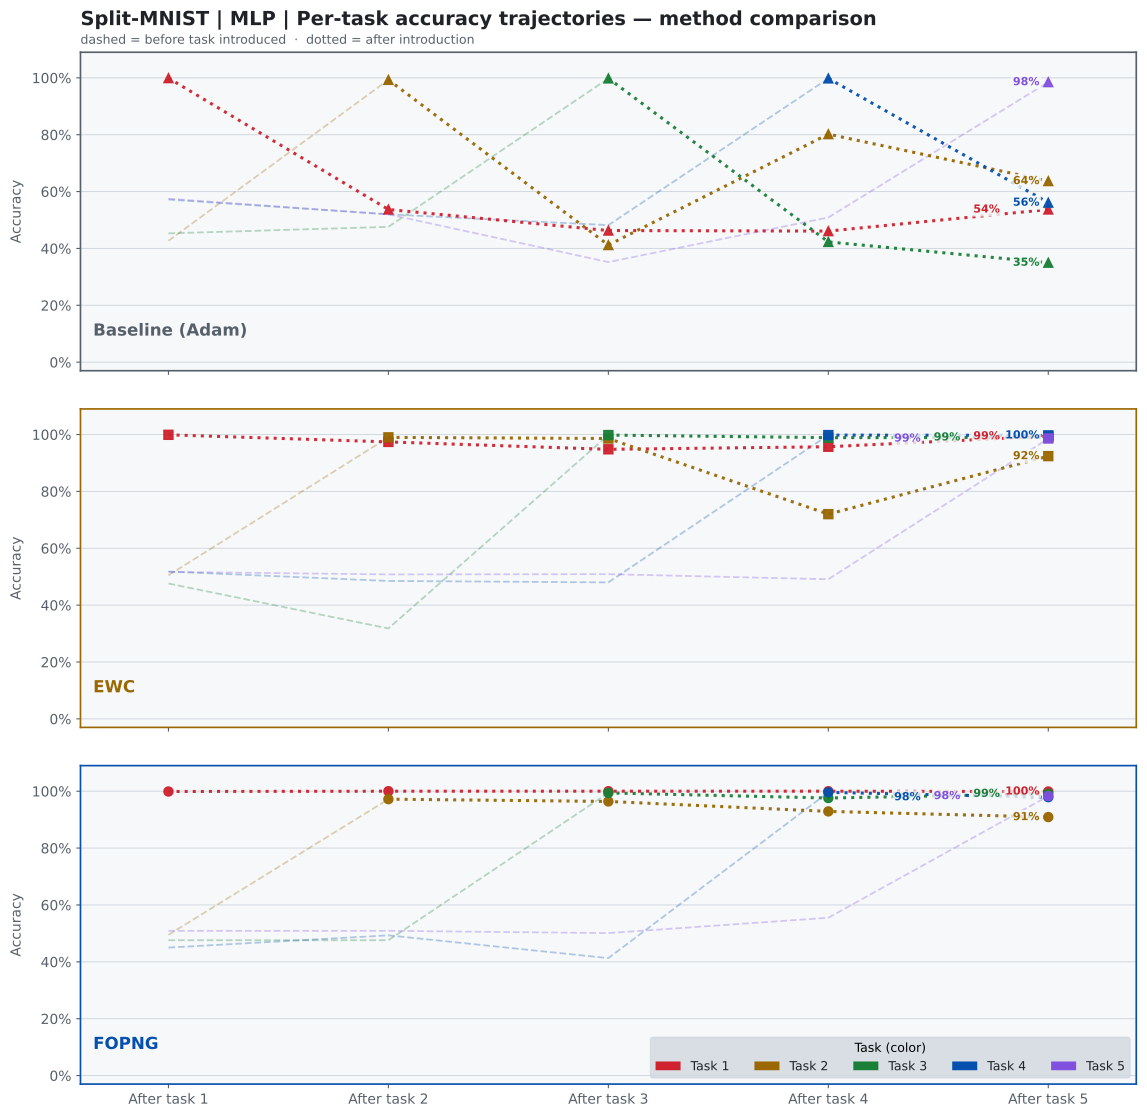

The Python source for this figure:
import matplotlib.pyplot as plt
import matplotlib.patches as mpatches
import numpy as np
from matplotlib import rcParams

ewc_data = np.array([
    [0.999, 0.505, 0.476, 0.518, 0.517],  # after task 1
    [0.974, 0.990, 0.318, 0.485, 0.508],  # after task 2
    [0.948, 0.986, 0.998, 0.480, 0.509],  # after task 3
    [0.957, 0.720, 0.989, 0.998, 0.491],  # after task 4
    [0.994, 0.924, 0.990, 0.997, 0.986],  # after task 5
])

fopng_data = np.array([
    [0.999, 0.495, 0.476, 0.450, 0.509],  # after task 1
    [1.000, 0.972, 0.476, 0.493, 0.509],  # after task 2
    [1.000, 0.964, 0.994, 0.413, 0.501],  # after task 3
    [1.000, 0.929, 0.976, 0.996, 0.555],  # after task 4
    [0.999, 0.909, 0.991, 0.979, 0.983],  # after task 5
])

adam_data = np.array([
    [0.999, 0.427, 0.453, 0.572, 0.575],  # after task 1
    [0.537, 0.993, 0.476, 0.520, 0.520],  # after task 2
    [0.463, 0.412, 0.998, 0.482, 0.352],  # after task 3
    [0.461, 0.802, 0.423, 0.998, 0.509],  # after task 4
    [0.537, 0.637, 0.350, 0.561, 0.985],  # after task 5
])

tasks_x = np.array([1, 2, 3, 4, 5], dtype=float)

BG       = '#FFFFFF'
DARK_BG  = "#0D1117"
PANEL_BG = '#F6F8FA'
GRID_CLR = '#D0D7DE'
TEXT_CLR = '#1F2328'
SUBTEXT  = '#57606A'
GREEN    = '#1A7F37'

TASK_COLORS = ['#CF222E', '#9A6700', '#1A7F37', '#0550AE', '#8250DF']

METHODS = [
    ('Baseline (Adam)', adam_data,  '#57606A', '^'),
    ('EWC',             ewc_data,   '#9A6700', 's'),
    ('FOPNG',    fopng_data, '#0550AE', 'o'),
]

rcParams.update({'font.family': 'DejaVu Sans'})

MIN_Y_GAP = 0.045
X_STEP    = 0.18

def place_labels(final_vals):
    placed = []
    for y_actual, t_idx in final_vals:
        x_off = 0.0
        collision = True
        while collision:
            collision = False
            for px, py, _ in placed:
                if abs(px - x_off) < X_STEP * 0.9 and abs(py - y_actual) < MIN_Y_GAP:
                    x_off -= X_STEP
                    collision = True
                    break
        placed.append((x_off, y_actual, t_idx))
    return placed

fig, axes = plt.subplots(3, 1, figsize=(12, 12), facecolor=BG, sharex=True)
fig.subplots_adjust(left=0.08, right=0.96, top=0.93, bottom=0.07, hspace=0.12)

for row, (ax, (label, data, m_col, marker)) in enumerate(zip(axes, METHODS)):
    ax.set_facecolor(PANEL_BG)
    for sp in ax.spines.values():
        sp.set_color(m_col); sp.set_linewidth(1.2)
    ax.tick_params(colors=SUBTEXT, labelsize=10, length=3)
    ax.set_xlim(0.6, 5.4)
    ax.set_ylim(-0.03, 1.09)
    ax.set_yticks(np.arange(0, 1.1, 0.2))
    ax.yaxis.set_major_formatter(plt.FuncFormatter(lambda y, _: f'{y:.0%}'))
    ax.set_ylabel('Accuracy', fontsize=10, color=SUBTEXT, labelpad=6)
    ax.grid(True, axis='y', color=GRID_CLR, lw=0.7, zorder=0)

    for t_idx in range(5):
        col = TASK_COLORS[t_idx]

        pre_xs = tasks_x[:t_idx + 1]
        pre_ys = data[:t_idx + 1, t_idx]
        if len(pre_xs) > 1:
            ax.plot(pre_xs, pre_ys, color=col, lw=1.3, alpha=0.3, ls='--', zorder=2)

        post_xs = tasks_x[t_idx:]
        post_ys = data[t_idx:, t_idx]
        ax.plot(post_xs, post_ys, color=col, lw=2.2, alpha=0.95,
                ls=':', marker=marker, ms=6.5, zorder=3, solid_capstyle='round')

    ax.text(0.012, 0.15, label, transform=ax.transAxes,
            fontsize=12, fontweight='heavy', color=m_col, va='top')

    final_vals = sorted([(data[4, t], t) for t in range(5)], reverse=True)
    placed = place_labels(final_vals)

    for x_off, y_actual, t_idx in placed:
        col = TASK_COLORS[t_idx]
        lx  = 5.0 + x_off

        ax.text(lx - 0.04, y_actual, f'{y_actual:.0%}',
                fontsize=8, color=col, va='center', ha='right',
                fontweight='bold', zorder=6,
                bbox=dict(boxstyle='round,pad=0.15', facecolor=PANEL_BG,
                          edgecolor='none', alpha=0.8))
        
    # Task legend inside FOPNG panel (last row)
    if row == 2:
        task_handles = [
            mpatches.Patch(facecolor=TASK_COLORS[i], label=f'Task {i+1}')
            for i in range(5)
        ]
        ax.legend(handles=task_handles, title='Task (color)',
                  loc='lower right',
                  fontsize=9, title_fontsize=9,
                  framealpha=0.8, edgecolor=GRID_CLR,
                  labelcolor=TEXT_CLR, facecolor='#D0D7DE',
                  ncol=5)

axes[-1].set_xticks(tasks_x)
axes[-1].set_xticklabels([f'After task {int(t)}' for t in tasks_x],
                          fontsize=10, color=SUBTEXT)

task_handles = [
    mpatches.Patch(facecolor=TASK_COLORS[i], label=f'Task {i+1}')
    for i in range(5)
]


fig.text(0.08, 0.965,
         'Split-MNIST | MLP | Per-task accuracy trajectories — method comparison',
         fontsize=14, fontweight='bold', color=TEXT_CLR, va='top')
fig.text(0.08, 0.945,
         'dashed = before task introduced  ·  dotted = after introduction',
         fontsize=9, color=SUBTEXT, va='top')

plt.savefig('split_mnist_mlp.pdf', bbox_inches='tight', facecolor=BG)
plt.show()
